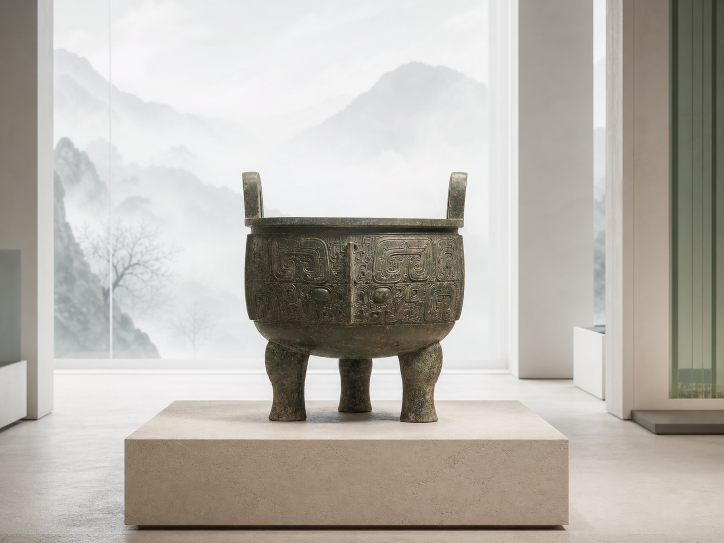
#> input picture assets/images/editorial/source/exhibit-ding-moonlight.png, 1448 x 1086 px, given in place of home-corridor-dark-user-v2.png, which was not available (shown at 1/2 size)
$ python import-home-backgrounds.py
#> lines starting #> are read from the running program, lines starting #| are printed output that depends on the picture; pictures that were not available may be replaced by others from this repository, and a replacement may not be noted
"""Export user-approved homepage images without upscaling or retouching."""
from pathlib import Path
from shutil import copy2
from PIL import Image

root = Path(__file__).resolve().parents[2]
sources = {
    'dark': 'codex-clipboard-a5e1ae09-21b0-429c-b140-a491350c6e62.png',
    'light': 'codex-clipboard-f696c3f9-9d76-4bcd-b3f0-8400657804eb.png',
}
for theme, filename in sources.items():
    name = f'home-corridor-{theme}-user-v2'
    archive = root / 'assets/images/editorial/source' / f'{name}.png'
    if not archive.exists():
        copy2(Path('C:/Users/Jie/AppData/Local/Temp') / filename, archive)
    with Image.open(archive) as source:
#> source is the input picture: PIL image 1448x1086 RGB; mean R, G, B 184.3, 179.7, 172.7
        im = source.convert('RGB')
        out = root / 'frontend/public/media/editorial'
        im.save(out / f'{name}.webp', quality=90, method=6)
        for width in (640, 1280):
            im.resize((width, round(im.height * width / im.width)), Image.Resampling.LANCZOS).save(out / f'{name}-{width}w.webp', quality=86, method=6)
#> this loop made 2 passes
#> pass 1, `im.resize((width, round(im.height * width / im.width)), Image.Resampli..`:
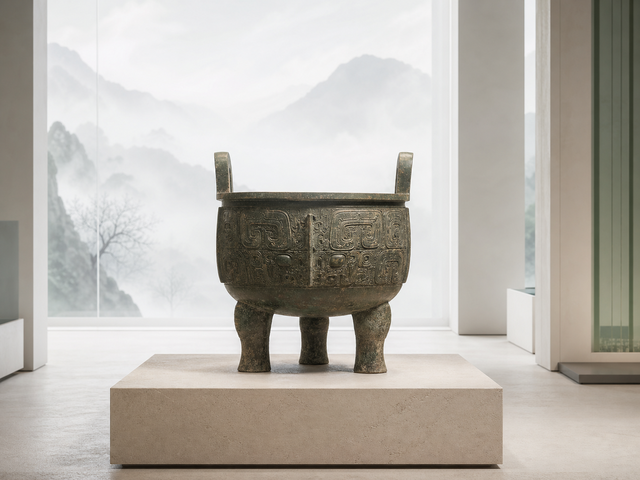
#> saved as home-corridor-dark-user-v2-640w.webp: PIL image 640x480 RGB; mean R, G, B 184.3, 179.7, 172.7
        width = round(im.height * 512 / 998)
#> width = 557
        left = (im.width - width) // 2
#> left = 445
        im.crop((left, 0, left + width, im.height)).save(out / f'{name}-portrait.webp', quality=90, method=6)
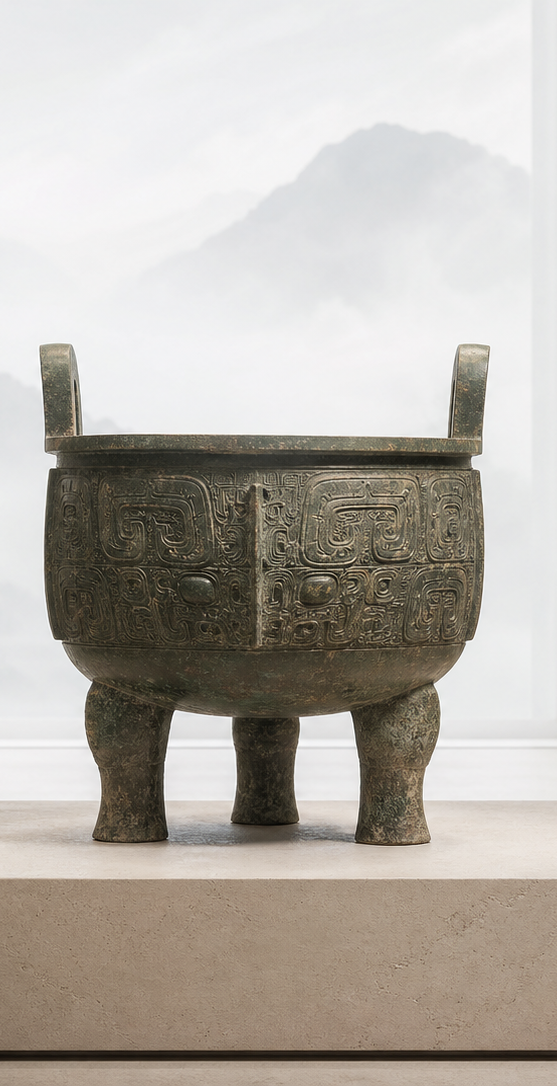
#> saved as home-corridor-dark-user-v2-portrait.webp: PIL image 557x1086 RGB; mean R, G, B 181.5, 175.9, 168.6
        print(theme, im.size, 'portrait', (width, im.height))
#| dark (1448, 1086) portrait (557, 1086)
#> pass 2 of the loop `for theme, filename in sources.items():`:
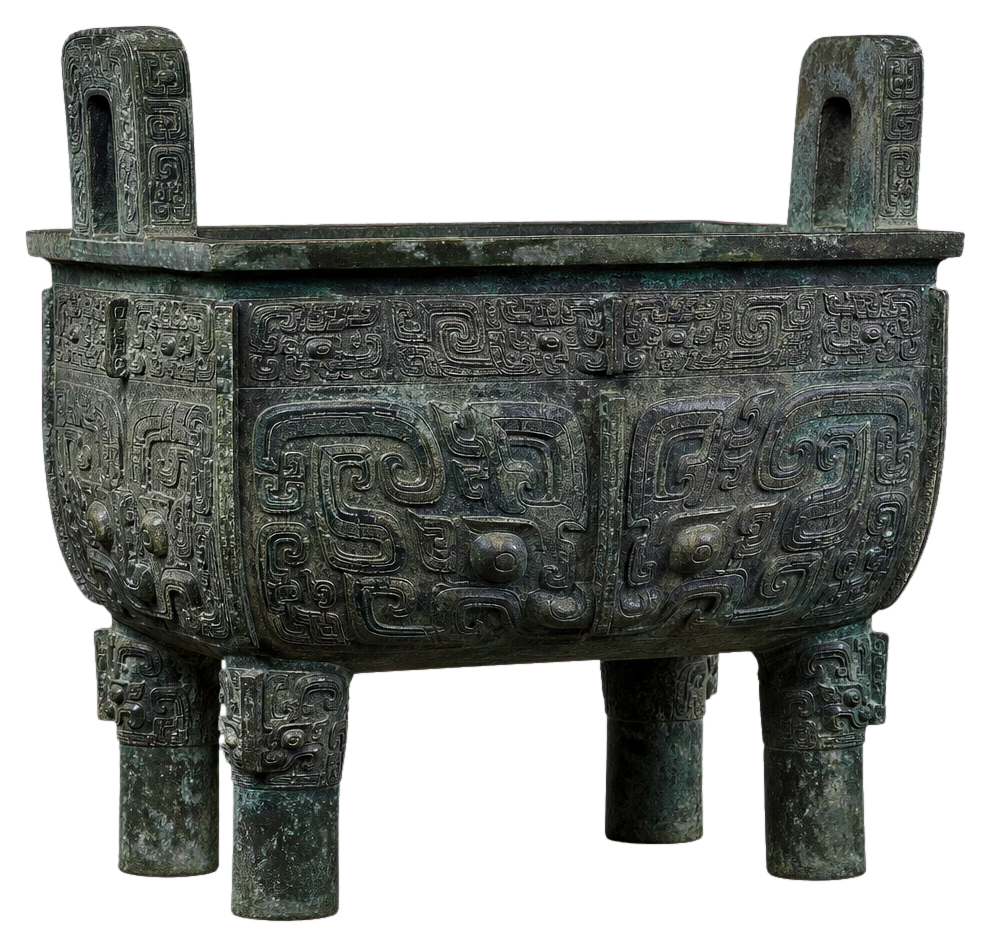
#> input picture assets/images/editorial/source/hero-bronze-ding.png, 991 x 947 px, given in place of home-corridor-light-user-v2.png, which was not available
#> source is the input picture: PIL image 991x947 RGBA; mean R, G, B, A 33.9, 36.7, 33.3, 141.1
#> `im = source.convert('RGB')`:
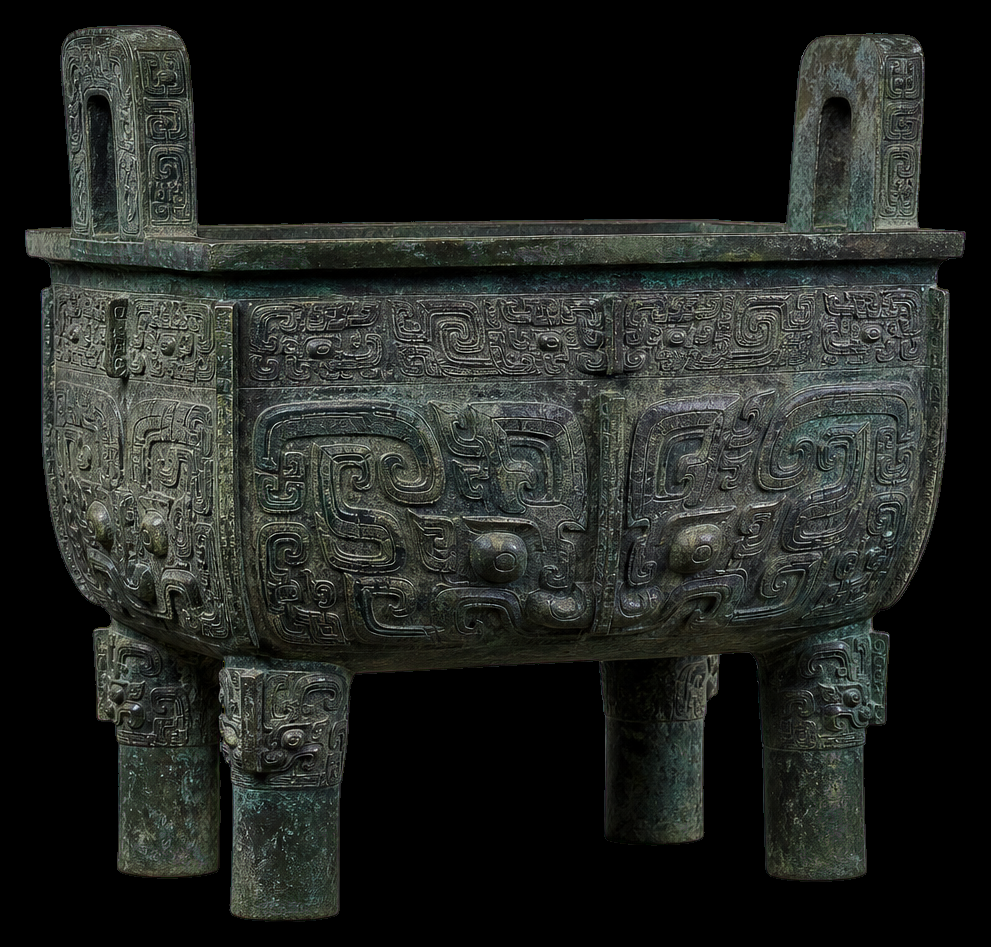
#> im: PIL image 991x947 RGB; mean R, G, B 33.9, 36.7, 33.3
#> `im.crop((left, 0, left + width, im.height)).save(out / f'{name}-portra..`:
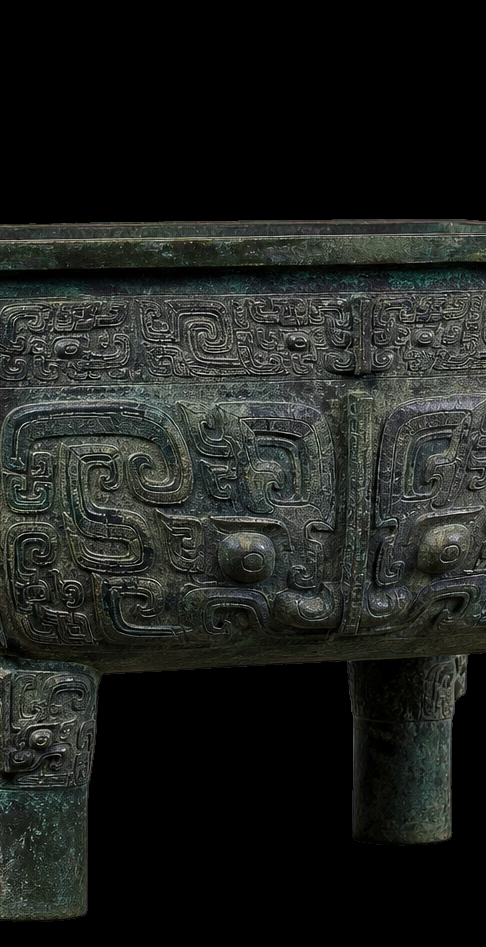
#> saved as home-corridor-light-user-v2-portrait.webp: PIL image 486x947 RGB; mean R, G, B 30.4, 32.8, 29.9
#| light (991, 947) portrait (486, 947)
